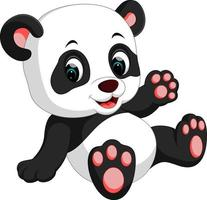
%> input picture panda3.jpg, 207 x 200 px
$ octave ProyectoLab2UV.m   (GNU Octave 9; MATLAB toolbox functions it lacks are replaced by stand-ins)
%> lines starting %> are read from the running program, lines starting %| are printed output that depends on the picture; in (x1, y1, x2, y2) boxes, pixels count from 0 and x2, y2 are one past the last pixel; in counts of white or black regions, pixels touching at a corner belong together; the program's own positions count from 1
%% FUENTE BINARIA
img=imread("panda3.jpg");
%> img is the input picture: size 200x207x3 uint8; mean R, G, B 190.4, 185.4, 185.4

%Imagen original en escala de grises
img_Gray =  rgb2gray(img);
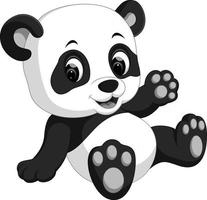
%> img_Gray: size 200x207 uint8; min 0, max 255, mean 186.9
figure(1),imshow(img_Gray);
title('imagen original ');
colorbar;

%Imagen Binarizada
level=graythresh(img_Gray);
%> level = 0.561
img_Binaria=im2bw(img_Gray,level);
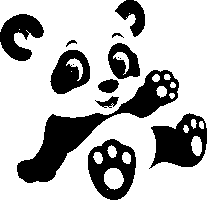
%> img_Binaria: size 200x207 logical; 71.5% white; 14 black regions (3 under 20 px), largest, box (x1, y1, x2, y2) and area: (17, 70, 179, 183) 4215, (149, 113, 207, 169) 1930, (88, 139, 136, 200) 1639
figure(2),imshow(img_Binaria);

%Secuencia de bits de la imagen
secuencia = reshape(img_Binaria, 1, []);
%> secuencia = 41400 logical values, 29589 true


%% MODULACION EN BANDA BASE PSK
% Parámetros de la modulación PSK
M=8;% Numero de simbolos 8PSK
fp=100;% frecuencia potadora
fs=10*fp;% frecuencia de muestreo

% Generar señal portadora
t = 0:1/fs:length(secuencia)/fs - 1/fs;
portadora = cos(2*pi*fp*t);

% Convertir bits en símbolos
simbolos = bi2de(reshape(secuencia, log2(M), []).', 'left-msb');

% % Modulación por desplazamiento de fase (PSK)
% fase = 2*pi*(simbolos/M);
% modulada = cos(2*pi*fp*t + fase);

% Visualización de las señales
figure(4),
plot(t, secuencia);
xlabel('Tiempo SEÑAL BITS');
ylabel('Valor');
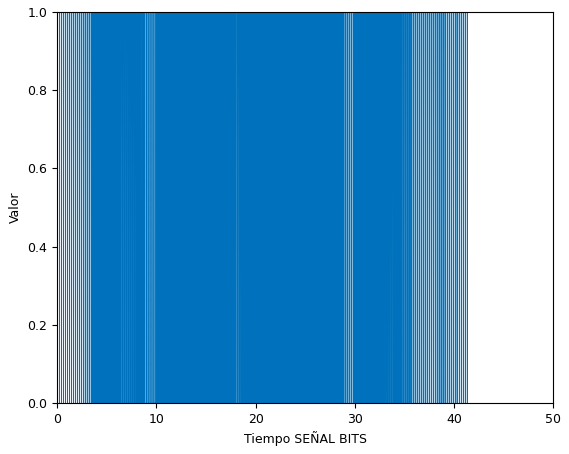
%> figure redrawn from the program's plot data; curve peaks at x = 0, y = 1

figure(5),
plot(t, modulada, 'b');
%> (this line was passed over: modulada is not available in this run)
xlabel('Tiempo');
ylabel('Amplitud modulada');

% Configuración de los ejes para una mejor visualización
axis([0 t(end) -1.5 1.5]);

% Mostrar constelación de símbolos
figure(6), plot(cos(fase), sin(fase), 'o');
%> (this line was passed over: fase is not available in this run)
xlabel('Parte Real CONSTELACION');
ylabel('Parte Imaginaria');
axis square;
grid on;

%% PILSO CONFORMADOR

$ run again, with mapache.jpg copied over panda3.jpg
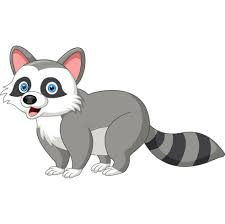
%> input picture mapache.jpg, 225 x 224 px
%> img is the input picture: size 224x225x3 uint8; mean R, G, B 228.9, 228, 227.4
%> level = 0.749
%> `img_Binaria=im2bw(img_Gray,level);`:
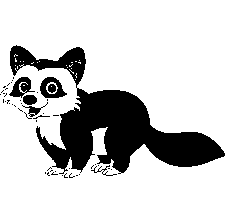
%> img_Binaria: size 224x225 logical; 79.8% white; 50 black regions (42 under 20 px), largest, box (x1, y1, x2, y2) and area: (10, 45, 225, 174) 9120, (40, 77, 67, 98) 297, (9, 77, 35, 98) 271
%> secuencia = 50400 logical values, 40241 true
%> `ylabel('Valor');`:
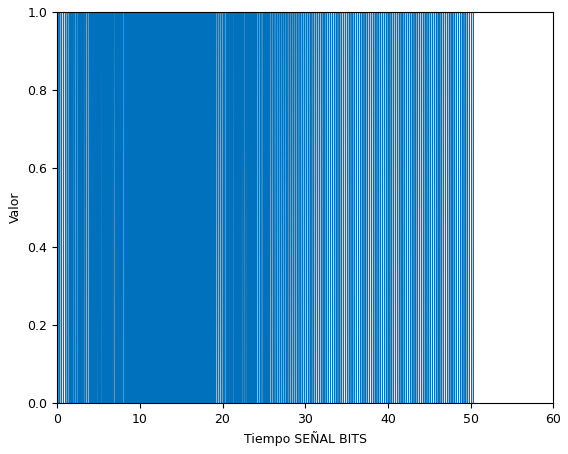
%> figure redrawn from the program's plot data; curve peaks at x = 0, y = 1
